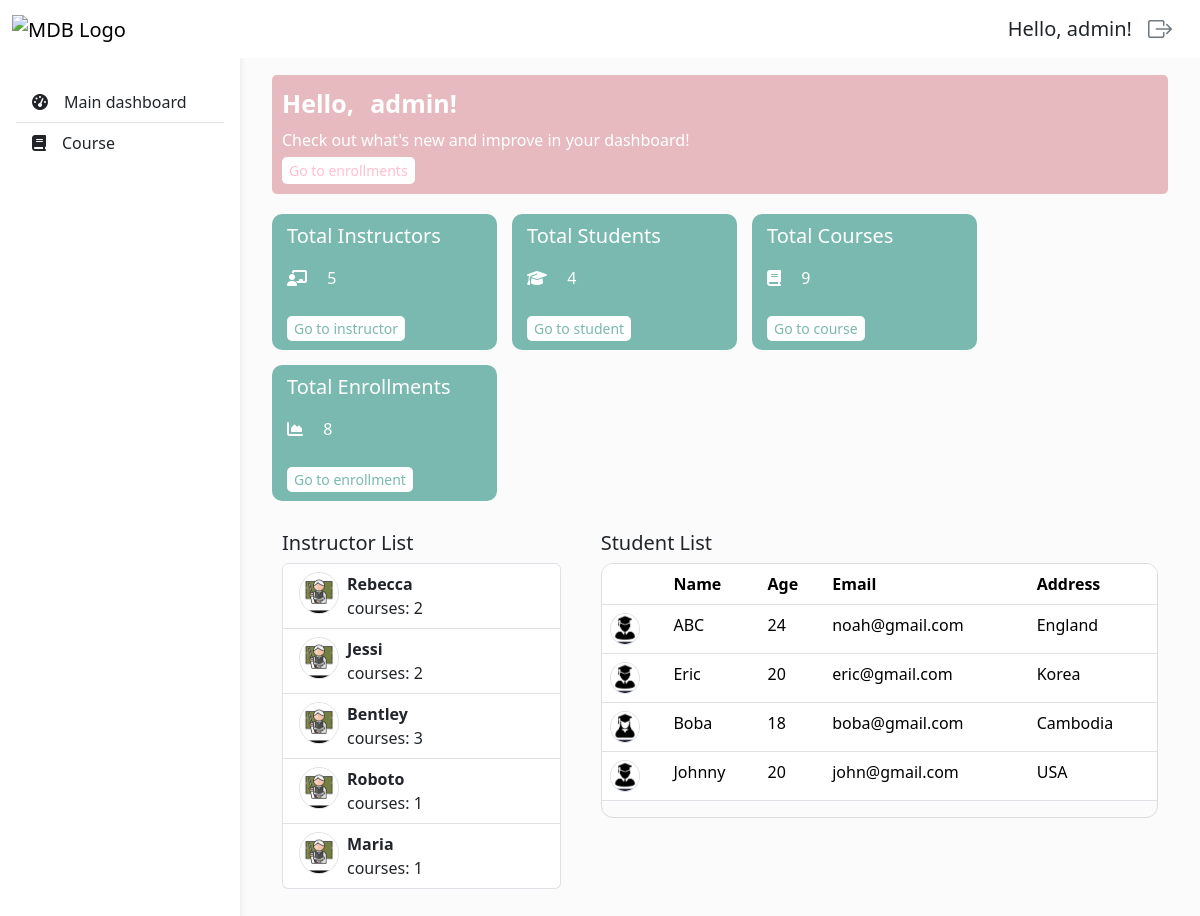
The app's page / (signed in) with its own data.
### users/models.py (models this page shows, shortened)
class Instructor(models.Model):
  user = models.OneToOneField(User, on_delete=models.CASCADE, null=True)
  name = models.CharField(max_length=100)
  age = models.IntegerField()
  email = models.EmailField()
  phone = models.CharField(max_length=20)
  address = models.CharField(max_length=150)
  salary = models.DecimalField(max_digits=10, decimal_places=2)

class Student(models.Model):
  GENDER_CHOICES = {
    'Female': 'Female',
    'Male': 'Male'
  }
  user = models.OneToOneField(User, on_delete=models.CASCADE, null=True)
  name = models.CharField(max_length=100)
  age = models.IntegerField()
  gender = models.CharField(max_length=15, choices=GENDER_CHOICES)
  email = models.EmailField()
  phone = models.CharField(max_length=20)
  address = models.CharField(max_length=150)

### users/decorators.py (the view)
  def wrapper_func(request, *args, **kwargs):
    group = None
    if request.user.groups.exists():
      group = request.user.groups.all()[0].name
    if group == 'instructor':
      return redirect('instructor_dashboard')
    elif group == 'student':
      return redirect('student_dashboard')
    return view_func(request, *args, **kwargs)

### dashboard/views.py (called while the page is built)
@login_required(login_url='users:login')
@admin_only
def dashboard_view(request):
  total_instructors = Instructor.objects.count()
  total_students = Student.objects.count()
  total_courses = Course.objects.count()
  total_enrollments = Enrollment.objects.count()
  instructors = Instructor.objects.all()
  students = Student.objects.all()
  context = {
    'instructors': instructors,
    'students': students,
    'total_instructors': total_instructors,
    'total_students': total_students,
    'total_courses': total_courses,
    'total_enrollments': total_enrollments,
  }
  return render(request, 'dashboard/home.html', context)

### dashboard/templates/dashboard/home.html (shortened to what this page needs)
{% extends 'base.html' %}
{% block content %}
  <div class="dashboard px-4 py-3">
    <div class="top-section">
      <p>Hello, {{request.user}}!</p>
      <p>Check out what's new and improve in your dashboard!</p>
      <a href="{% url 'enrollments:enrollment_list' %}">Go to enrollments</a>
    </div>
    <div class="middle-section">
      <div class="course-card-container">
        <div class="course-card">
          <h5>Total Instructors</h5>
          <div>
            <div>
              <i class="fa-solid fa-chalkboard-user me-3"></i>
              <span>{{total_instructors}}</span>
            </div>
          </div>
          <a href="{% url 'users:instructor_list' %}">Go to instructor</a>
        </div>
        <div class="course-card">
          <h5>Total Students</h5>
          <div>
            <div>
              <i class="fa-solid fa-graduation-cap me-3"></i>
              <span>{{total_students}}</span>
            </div>
          </div>
          <a href="{% url 'users:student_list' %}">Go to student</a>
        </div>
        <div class="course-card">
          <h5>Total Courses</h5>
          <div>
            <div>
              <i class="fa-solid fa-book me-3"></i>
              <span>{{total_courses}}</span>
            </div>
          </div>
          <a href="{% url 'courses:course_list' %}">Go to course</a>
        </div>
        <div class="course-card">
          <h5>Total Enrollments</h5>
          <div>
            <div>
              <i class="fas fa-chart-area me-3"></i>
              <span>{{total_enrollments}}</span>
            </div>
          </div>
          <a href="{% url 'enrollments:enrollment_list' %}">Go to enrollment</a>
        </div>
      </div>
    </div>
    <div class="bottom-section">
      <div class="left">
        <h5>Instructor List</h5>
        <ol class="list-group list-group-numbered">
          {% for instructor in instructors %}
            <li class="list-group-item d-flex justify-content-between align-items-start">
              <div>
                <img class="rounded-circle border" style="width: 40px;" src="/media/profiles/instructor-profile.jpg" alt="profile">
              </div>
              <div class="ms-2 me-auto">
                <div class="fw-bold">{{instructor.name}}</div>
                courses: {{instructor.courses.count}}
              </div>
            </li>
          {% endfor %}
        </ol>
      </div>
       <div class="right">
        <h5>Student List</h5>
        <div class="overflow-auto">
          <table class="table" style="min-width: 500px;">
            <thead>
              <tr>
                <th scope="col"></th>
                <th scope="col">Name</th>
                <th scope="col">Age</th>
                <th scope="col">Email</th>
                <th scope="col">Address</th>
              </tr>
            </thead>
            <tbody>
              {% for student in students %}
                <tr>
                  <th scope="row">
                    <img class="rounded-circle border" style="width: 30px;" src="
                    {% if student.gender == 'Female'  %}
                      /media/profiles/female-student-profile.jpg
                    {% else %}
                      /media/profiles/male-student-profile.jpg
                    {% endif %}
                    " alt="profile">
                  </th>
                  <td>{{student.name}}</td>
                  <td>{{student.age}}</td>
                  <td>{{student.email}}</td>
                  <td>{{student.address}}</td>
                </tr>
              {% endfor %}
            </tbody>
          </table>
        </div>
       </div>
    </div>
  </div>
{% endblock content %}

### templates/base.html (shortened to what this page needs)
<!DOCTYPE html>
<html lang="en">
  <head>
    {% load static %}
    <link
      href="https://cdn.jsdelivr.net/npm/bootstrap@5.3.7/dist/css/bootstrap.min.css"
      rel="stylesheet"
    />
    <link
      rel="stylesheet"
      href="https://cdn.jsdelivr.net/npm/bootstrap-icons@1.11.3/font/bootstrap-icons.css"
    />
    <link
      rel="stylesheet"
      href="https://cdnjs.cloudflare.com/ajax/libs/font-awesome/6.5.0/css/all.min.css"
    />
    <link rel="stylesheet" href="{% static 'css/style.css' %}" />
  </head>
  <body>
    <header>
      <nav
        id="sidebarMenu"
        class="collapse d-lg-block sidebar collapse bg-white"
      >
        <div class="position-sticky">
          <div class="list-group list-group-flush mx-3 mt-4">
            <a
              href="{% url 'dashboard' %}"
              class="list-group-item list-group-item-action py-2 ripple"
              aria-current="true"
            >
              <i class="fas fa-tachometer-alt me-3"></i
              ><span>Main dashboard</span>
            </a>
            <a
              href="{% url 'courses:course_list' %}"
              class="list-group-item list-group-item-action py-2 ripple"
            >
              <i class="fa-solid fa-book me-3"></i><span>Course</span>
            </a>
          </div>
        </div>
      </nav>
      <nav id="main-navbar" class="navbar navbar-expand-lg bg-white fixed-top">
        <div class="container-fluid">
          <a class="navbar-brand" href="#">
            <img
              src="https://mdbcdn.b-cdn.net/img/logo/mdb-transaprent-noshadows.webp"
              height="25"
              alt="MDB Logo"
              loading="lazy"
            />
          </a>
          <ul class="navbar-nav ms-auto d-flex flex-row align-items-center gap-3">
            <li class="nav-item fs-5">
              Hello, {{request.user}}!
            </li>
            <li class="nav-item">
              <a href="{% url 'users:logout' %}"><i class="bi bi-box-arrow-right fs-4 text-secondary me-3" style="cursor: pointer;"></i></a>
            </li>
          </ul>
        </div>
      </nav>
    </header>
    <main style="margin-top: 35px">
      <div class="container py-4 px-2">
        {% block content %} {% endblock content %}
      </div>
    </main>
  </body>
</html>

### static/css/style.css (style rules this page uses)
body { background-color: #fbfbfb; }
@media (min-width: 991.98px) { main { padding-left: 240px; } }
.sidebar { position: fixed; top: 0; bottom: 0; left: 0; padding: 58px 0 0; box-shadow: 0 2px 5px 0 rgb(0 0 0 / 5%), 0 2px 10px 0 rgb(0 0 0 / 5%); width: 240px; z-index: 600; }

### records on screen
Instructor: name "Rebecca", courses.count "2"
Instructor: name "Jessi", courses.count "2"
Instructor: name "Bentley", courses.count "3"
Instructor: name "Roboto", courses.count "1"
Instructor: name "Maria", courses.count "1"
Student: name "ABC", age "24", email "noah@gmail.com", address "England"
Student: name "Eric", age "20", email "eric@gmail.com", address "Korea"
Student: name "Boba", age "18", email "boba@gmail.com", address "Cambodia"
Student: name "Johnny", age "20", email "john@gmail.com", address "USA"

### other values on screen
{{ request.user }} "admin"
{{ total_instructors }} "5"
{{ total_students }} "4"
{{ total_courses }} "9"
{{ total_enrollments }} "8"
